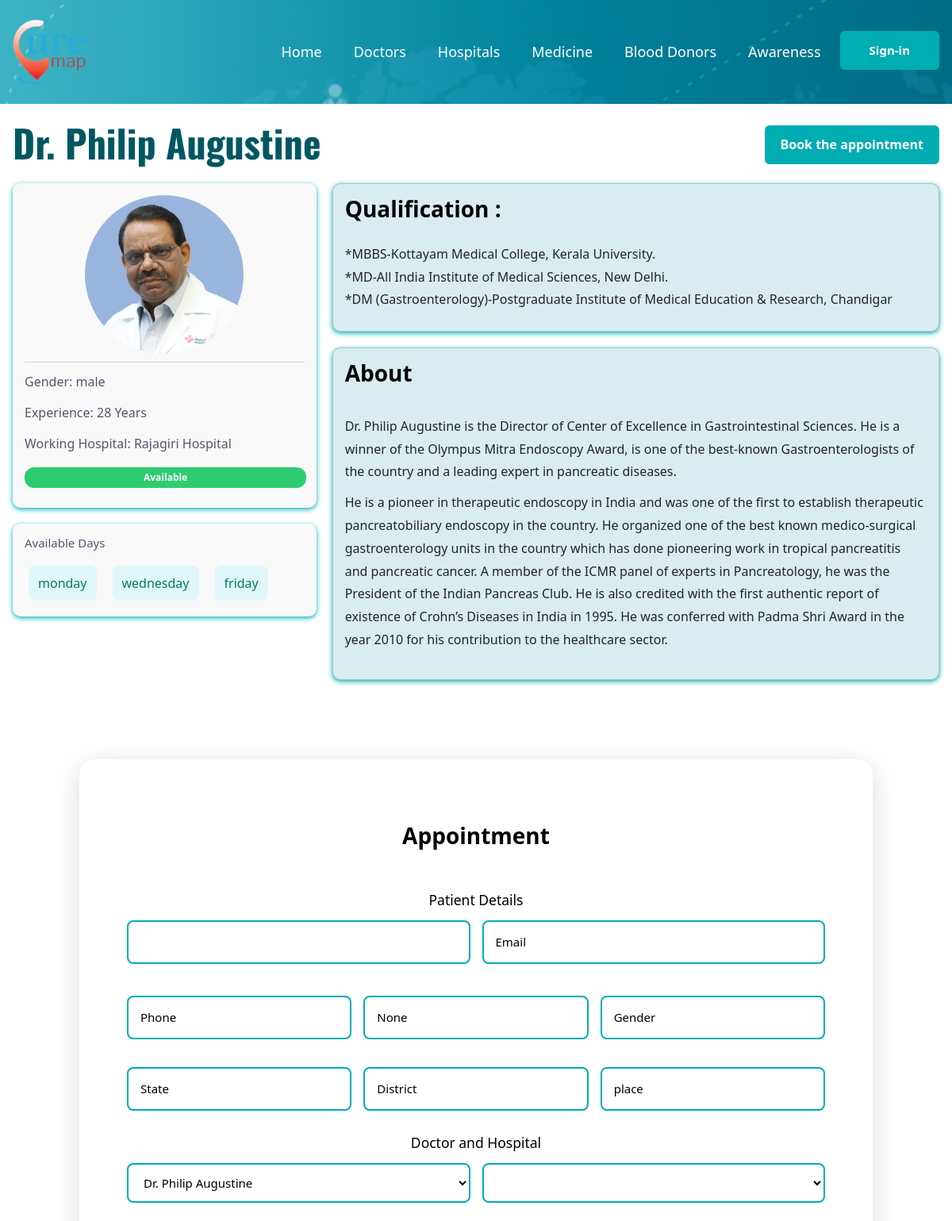
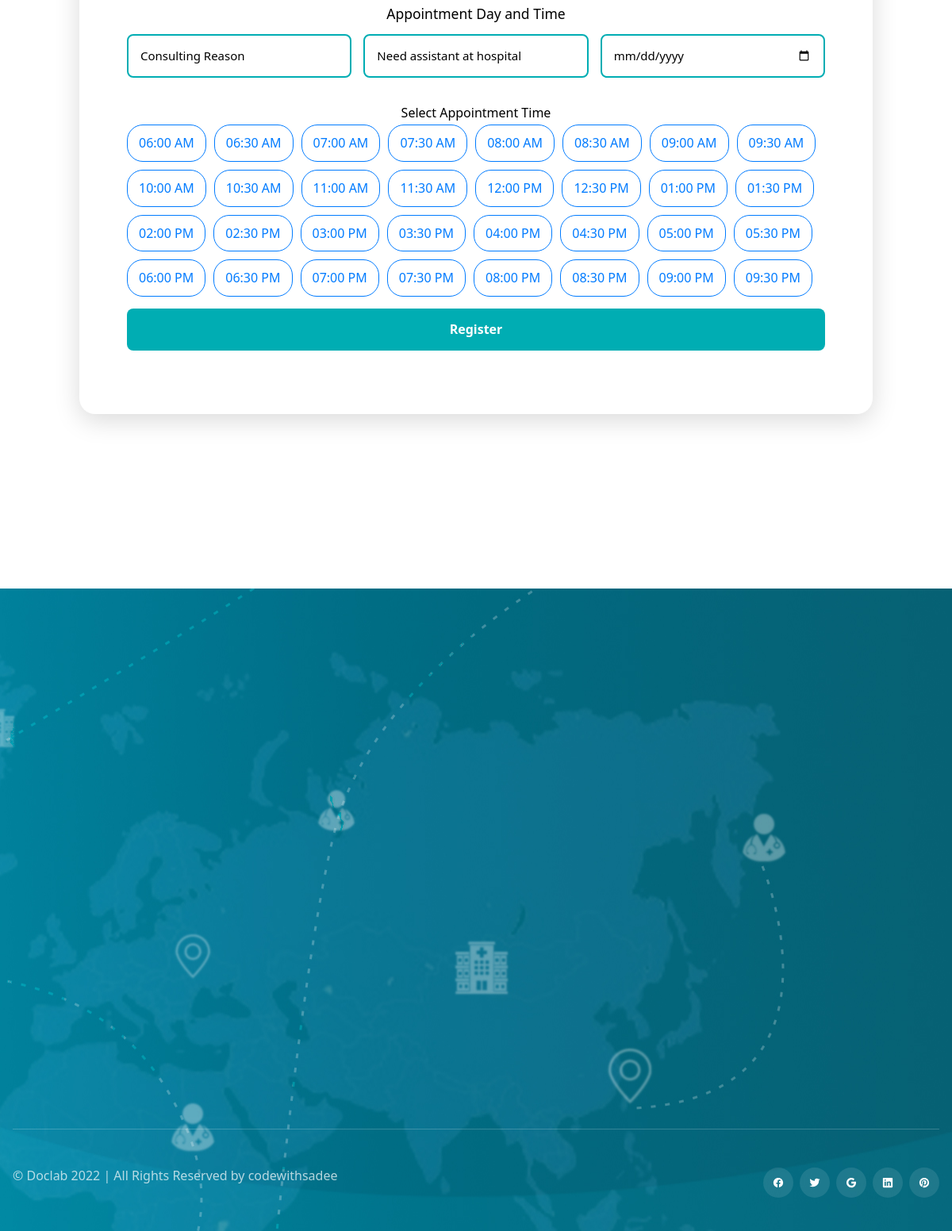
/doctor/doctor_detail/2/, run on the app's committed database (2 pictures, top to bottom).
### doctor/models.py (models this page shows, shortened)
class Doctor(models.Model):
    first_name = models.CharField(max_length=100)
    second_name = models.CharField(max_length=100, blank=True, null=True)
    last_name = models.CharField(max_length=100)
    photo = models.ImageField(upload_to='doctor_photos/')
    email = models.EmailField(unique=True, blank=True, null=True)
    phone = models.CharField(max_length=15, blank=True, null=True)
    gender = models.CharField(max_length=10, choices=[('male', 'Male'), ('female', 'Female'), ('other', 'Other')])
    role = models.CharField(max_length=255, blank=True, null=True)
    qualification = models.TextField(help_text="Use line breaks for paragraphs and * for bullet points.",blank=True, null=True)
    specialization = MultiSelectField(choices=SPECIALIZATION_CHOICES)
    experience_years = models.PositiveIntegerField(blank=True, null=True)
    hospital = models.ForeignKey(Hospital, on_delete=models.CASCADE, related_name='doctors')
    available_days = MultiSelectField(choices=DAY_CHOICES, blank=True, null=True)
    about = models.TextField(blank=True, null=True)
    rating = models.FloatField(default=0.0)
    is_available = models.BooleanField(default=True)

### hospital/models.py (models this page shows)
class Hospital(models.Model):
    name = models.CharField(max_length=255)
    photo = models.ImageField(upload_to='hospital_photos/')
    email = models.EmailField(blank=True, null=True)
    email2 = models.EmailField(blank=True, null=True)  # Optional second email
    contact_number = models.CharField(max_length=15,blank=True, null=True)
    contact_number2 = models.CharField(max_length=15, blank=True, null=True)  # Optional second contact number
    password = models.CharField(max_length=128)  # Use Django's default max length for passwords
    website = models.URLField(blank=True, null=True)
    address = models.TextField()
    pincode = models.CharField(max_length=10)
    place = models.CharField(max_length=100)
    district = models.CharField(max_length=100)
    state = models.CharField(max_length=100)
    location_map_url = models.URLField(max_length=2000, blank=True, null=True)
    rating = models.FloatField(default=0.0)
    open_24_hours = models.BooleanField(default=False, help_text="Check if the hospital is open 24 hours")
    def __str__(self):
        return self.name

### doctor/views.py (the view, shortened to what this page needs)
# urls.py: path('doctor_detail/<int:doctor_id>/', views.doctor_detail, name='doctor_detail'),
def doctor_detail(request, doctor_id):
    user = request.user
    profile = getattr(user, 'userprofile', None)
    doctor = get_object_or_404(Doctor, id=doctor_id)
    age = None
    if profile and profile.dob:
        today = datetime.today().date()
        age = today.year - profile.dob.year - ((today.month, today.day) < (profile.dob.month, profile.dob.day))
    return render(request, 'doctor/doctor_detail.html', {
        'profile': profile,
        'doctor': doctor,
        'doctors': Doctor.objects.all(),
        'hospitals': Hospital.objects.all(),
        'age': age,
    })

### templates/doctor/doctor_detail.html (shortened to what this page needs)
{% extends "basic_templates/doctorheader.html" %}
{% load static %}
{% block css %}
<link rel="stylesheet" href="https://cdn.jsdelivr.net/npm/choices.js/public/assets/styles/choices.min.css">
<link href="https://cdnjs.cloudflare.com/ajax/libs/cropperjs/1.5.13/cropper.min.css" rel="stylesheet">
<link rel="stylesheet" href="{% static 'css/basic_css/header.css' %}">
{% endblock css %}
{% block body %}<br>
<section class="section listing" aria-labelledby="listing-label">
    <div class="container">
      <div class="header-row">
        <h2 class="headline-md" data-reveal="left">Dr. {{ doctor.first_name }}{% if doctor.second_name %} {{ doctor.second_name }}{% endif %} {{ doctor.last_name }}</h2>
        <button class="medi-locker-btn"><a href="#appointment">Book the appointment</a></button>
      </div>
      <div class="profile-layout">
        <div class="left-sidebar">
          <div class="profile-card">
            {% if doctor.photo %}
            <img src="{{ doctor.photo.url }}" alt="Dr. {{ doctor.first_name }} {{ doctor.last_name }}" class="profile-pic">
        {% else %}
            <img src="{% static 'img/person/profile.png' %}" alt="Default Profile" class="profile-pic">
        {% endif %}
            <hr>
            <p>Gender: {{ doctor.gender }}</p>
            <p>Experience: {{ doctor.experience_years }} Years</p>
            <p>Working Hospital: {{ doctor.hospital }}</p>
            {% if doctor.is_available %}
          <p class="badge open">Available</p>
        {% else %}
          <p class="badge closed">Not Available</p>
        {% endif %}
          </div>
<div class="family-card">
    <div class="family-card-header">
      <h4 class="family-heading">Available Days</h4>
    </div>
    <div class="family-photos">
      {% for day in doctor.available_days %}
        <div class="available-day">{{ day }}</div>
      {% empty %}
        <p class="no-days">No available days listed.</p>
      {% endfor %}
    </div>
  </div>
        </div>
        <div class="right-content">
            <div class="card large-box">
             <h2>Qualification :</h2>
                <p>{{ doctor.qualification|linebreaksbr|safe }}</p>
          </div>
          {% if doctor.about %}
<div class="card large-box">
  <h2>About</h2>
  <p>{{ doctor.about|linebreaks }}</p>
</div>
{% endif %}
        </div>
      </div>
    </div>
    <div class="login-container" id="appointment">
      <h2>Appointment</h2><br>
      <form method="post" enctype="multipart/form-data">
        <h3>Patient Details</h3>
        <div class="form-grid two-column">
          <input type="text" name="patient_full_name" required placeholder="Full Name" value="{{ request.user.first_name }} {{ request.user.userprofile.middle_name }} {{ request.user.last_name }}">
          <input type="email" name="patient_email" required placeholder="Email" value="{{ request.user.email }}">
        </div>
        <div class="form-grid">
          <input type="text" name="patient_phone" required placeholder="Phone" value="{{ request.user.userprofile.phone_number }}">
          <input type="text" name="patient_age" required placeholder="Age" value="{{ age }}">
          <input type="text" name="patient_gender" placeholder="Gender" value="{{ request.user.userprofile.gender }}">
          <input type="text" name="patient_state" placeholder="State" value="{{ request.user.userprofile.state }}">
          <input type="text" name="patient_district" placeholder="District" value="{{ request.user.userprofile.district }}">
          <input type="text" name="patient_place" placeholder="place" value="{{ request.user.userprofile.place }}">
        </div>
        <h3>Doctor and Hospital</h3>
        <div class="form-grid two-column">
          <select name="consulting_doctor" required>
  {% for d in doctors %}
    <option value="{{ d.id }}" {% if doctor.id == d.id %}selected{% endif %}>Dr. {{ d.first_name }} {{ d.last_name }}</option>
  {% endfor %}
</select>
          <select name="hospital" required>
            {% for h in hospitals %}
              <option value="{{ h.id }}" {% if doctor.hospital.id == h.id %}selected{% endif %}>{{ h.hospital_name }}</option>
            {% endfor %}
          </select>
        </div>
        <h3>Appointment Day and Time</h3>
        <div class="form-grid">
          <input type="text" name="reason" required placeholder="Consulting Reason">
          <select id="assistant" name="assistant" class="form-control" required>
            <option value="">Need assistant at hospital</option>
          </select>
          <input type="date" name="appointment_date" required placeholder="Appointment Date">
        </div>
        <div class="time-slots-wrapper">
          <label>Select Appointment Time</label>
          <div class="tag-options-inline" id="timeSlotTags">
          </div>
        </div>
        <button type="submit">Register</button>
      </form>
    </div>
{% endblock body %}

### static/css/basic_css/header.css (style rules this page uses)
:root { --rich-black-fogra-29: hsl(222, 44%, 8%); --middle-blue-green_40: hsla(174, 64%, 71%, 0.4); --midnight-green: hsl(186, 100%, 19%); --midnight-green_a25: hsla(186, 100%, 19%, 0.25); --independece: hsl(236, 14%, 39%); --verdigris: hsl(182, 100%, 35%); --ming: hsl(186, 72%, 24%); --space-cadet: hsla(226, 45%, 24%); --eerie-black: hsl(0, 0%, 13%); --alice-blue: hsl(187, 25%, 94%); --gray-web: hsl(0, 0%, 50%); --gainsboro: hsl(0, 0%, 87%); --white: hsl(0, 0%, 100%); --white_a20: hsla(0, 0%, 100%, 0.2); --white_a10: hsla(0, 0%, 100%, 0.1); --black: hsl(0, 0%, 0%); --ff-oswald: 'Oswald', sans-serif; --ff-rubik: 'Rubik', sans-serif; --headline-lg: 5rem; --headline-md: 3rem; --headline-sm: 2rem; --title-lg: 1.8rem; --title-md: 1.5rem; --title-sm: 1.4rem; --fw-500: 500; --fw-700: 700; --section-padding: 120px; --shadow-1: 0px 2px 20px hsla(209, 36%, 72%, 0.2); --shadow-2: 0 4px 16px hsla(0, 0%, 0%, 0.06); --radius-circle: 50%; --radius-12: 12px; --radius-6: 6px; --radius-4: 4px; --transition-1: 0.25s ease; --transition-2: 0.5s ease; --transition-3: 1s ease; --cubic-in: cubic-bezier(0.51, 0.03, 0.64, 0.28); --cubic-out: cubic-bezier(0.05, 0.83, 0.52, 0.97); }
*, *::before, *::after { margin: 0; padding: 0; box-sizing: border-box; }
a, img, span, time, input, button, ion-icon { display: block; }
a { color: inherit; text-decoration: none; }
img { height: auto; }
input, button { background: none; border: none; font: inherit; }
input { width: 100%; outline: none; }
button { cursor: pointer; }
html { font-size: 10px; font-family: var(--ff-rubik); scroll-behavior: smooth; }
body { background-color: var(--white); font-size: 1.6rem; color: var(--independece); line-height: 1.8; overflow: hidden; }
body.loaded { overflow-y: visible; }
.container { padding-inline: 16px; }
.headline-md { font-size: var(--headline-md); font-weight: var(--fw-700); }
.headline-lg, .headline-md { font-family: var( --ff-oswald ); }
.headline-md, .headline-sm { line-height: 1.3; }
.headline-md, .headline-sm { color: var(--midnight-green); }
.section { padding-block: var(--section-padding); }
[data-reveal] { opacity: 0; transition: var(--transition-2); }
[data-reveal].revealed { opacity: 1 ; }
[data-reveal="left"] { transform: translateX(-50px); }
[data-reveal="left"].revealed, [data-reveal="right"].revealed { transform: translateX(0); }
@media (min-width:768px) { :root { --headline-lg:8rem; --headline-md:4.8rem } }
@media (min-width:768px) { .container { max-width: 750px; margin-inline: auto; } }
@media (min-width:992px) { .container { max-width: 940px; } }
@media (min-width:1200px) { .container { max-width: 1200px; } }

### templates/doctor/doctor_detail.html (style rules this page uses)
.header-row { display: flex; justify-content: space-between; align-items: center; margin-bottom: 1.5rem; }
.medi-locker-btn { padding: 10px 20px; background-color: hsl(182, 100%, 35%); color: white; border: none; border-radius: 6px; font-weight: bold; cursor: pointer; }
.profile-layout { display: flex; flex-wrap: wrap; gap: 20px; }
.left-sidebar { flex: 1; min-width: 280px; display: flex; flex-direction: column; gap: 20px; }
.profile-card, .family-card, .card { background-color: #f9f9f9; padding: 1.5rem; border-radius: 10px; box-shadow: 0 2px 6px hsl(182, 100%, 35%);; }
.profile-pic { width: 200px; height: 200px; border-radius: 50%; object-fit: cover; margin: 0 auto 10px auto; display: block; }
.family-card h4 { margin-bottom: 0.75rem; }
.family-photos { display: flex; flex-wrap: wrap; gap: 10px; max-width: 100%; overflow: hidden; }
.family-card-header { display: flex; justify-content: space-between; align-items: center; margin-bottom: 0.75rem; }
.right-content { flex: 2; min-width: 500px; display: flex; flex-direction: column; gap: 20px; }
.large-box { background:rgb(217, 237, 240); }
button { padding: 10px; background-color: #0077cc; color: white; border: none; border-radius: 5px; cursor: pointer; }

### data on the page
Doctor: first_name "Philip", last_name "Augustine", photo (picture), gender "male", experience_years "28", hospital "Rajagiri Hospital", qualification "*MBBS-Kottayam Medical College, Kerala University. *MD-All India Institute of Medical Sciences, New Delhi. *DM (Gastroenterology)-Postgraduate Institute of Medical Education & Research, Chandigar", about "Dr. Philip Augustine is the Director of Center of Excellence in Gastrointestinal Sciences. He is a winner of the Olympus Mitra Endoscopy Award, is one of the best-known Gastroenterologists of the country and a leading expert in pancreatic diseases. He is a pioneer in therapeutic endoscopy in India and was one of the first to establish therapeutic pancreatobiliary endoscopy in the country. He organized one of the best known medico-surgical gastroenterology units in the country which has done pioneering work in tropical pancreatitis and pancreatic cancer. A member of the ICMR panel of experts in Pancreatology, he was the President of the Indian Pancreas Club. He is also credited with the…"

### other printed values
{{ day }} "monday" "wednesday" "friday"
